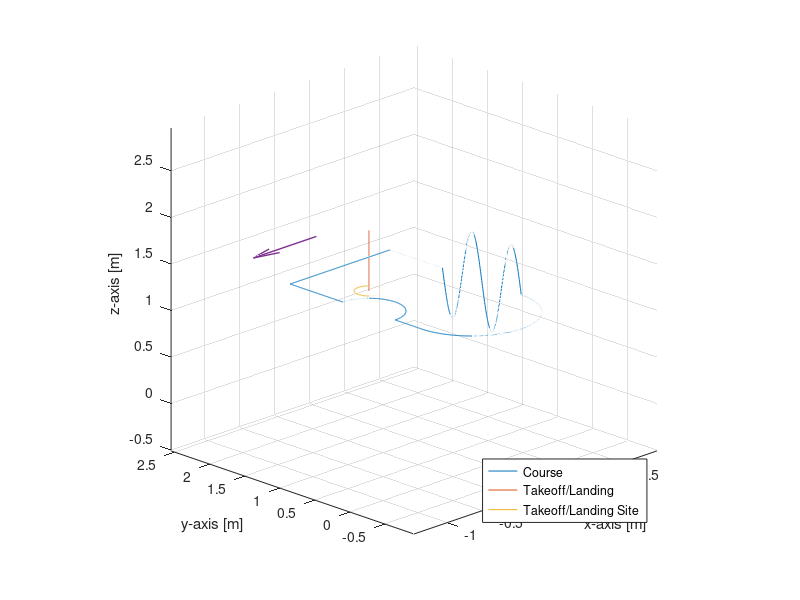
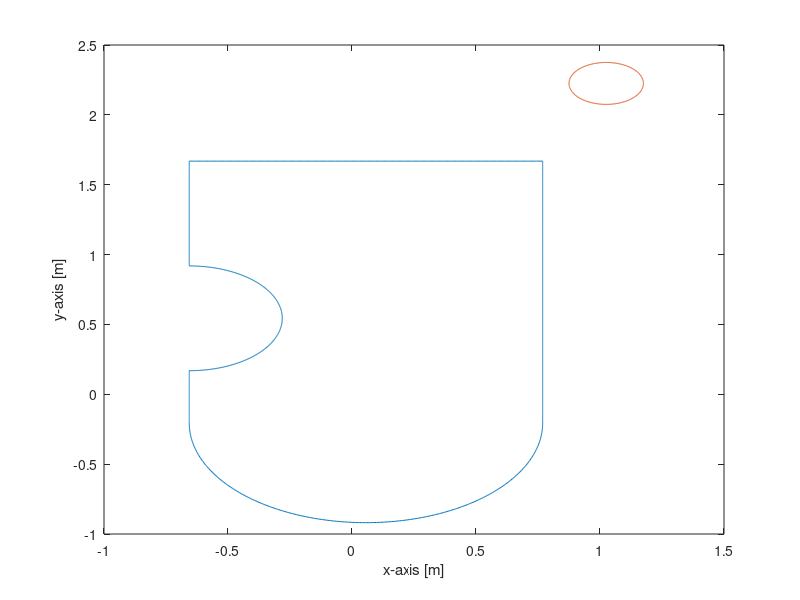

The MATLAB source for these figures, in order: (Note: this script raises an error after producing the figures.)
clear
set(findall(gcf,'-property','FontSize'),'FontSize',13)
set(findall(gcf,'-property','Font'),'Font','Roman')
exportFigures = false;

areaWidth = 2.05; %Width of the flight area
areaHeight = 3.45; %Height of the flight area
courseWidth = .15; %Buffer around route
courseStdHeight = 1.3; %standard height at which the drone will complete the course
ppRoute = 400; %Points per route segment
startHeight = .65; %Height at which the drone starts and stops its course route
courseScale = .75;

%Matrix definition
%x,y,z,yaw,hold time,checkpoint


%Defines the starting point
startPoint = [areaWidth/2 areaHeight/2+.5 courseStdHeight];

%Defines the first set point
firstSetPoint = [startPoint(1)-(areaWidth-courseWidth) startPoint(2) courseStdHeight];
%Generates a number of points from the start point to the first set point
courseToFirstSetPoint = [linspace(startPoint(1),firstSetPoint(1),ppRoute); linspace(startPoint(2),firstSetPoint(2),ppRoute);linspace(startPoint(3),firstSetPoint(3),ppRoute)]';
%Yaw description
yaw1 = 180*ones(ppRoute,1);
%Adds checkpoints
checkPoints = zeros(ppRoute,1);
checkPoints(1) = 1;
checkPoints(ppRoute) = 1;
%StationKeeping [s]
holdTime = zeros(ppRoute,1);
holdTime(1) = 10;
%Adds the first part of the course to the total course
totalCourse = [courseToFirstSetPoint yaw1 holdTime checkPoints];

%Defines the second setpoint and generates route from the first to the
%second set point
secondSetPoint = [firstSetPoint(1) firstSetPoint(2)-1 courseStdHeight];
courseToSecondSetPoint = [linspace(firstSetPoint(1),secondSetPoint(1),ppRoute); linspace(firstSetPoint(2),secondSetPoint(2),ppRoute);linspace(firstSetPoint(3),secondSetPoint(3),ppRoute)]';
yaw2 = (yaw1(1)+90)*ones(ppRoute,1);
checkPoints = zeros(ppRoute,1);
checkPoints(1) = 0;
checkPoints(ppRoute) = 1;
holdTime = zeros(ppRoute,1);
totalCourse = [totalCourse; courseToSecondSetPoint yaw2 holdTime checkPoints];

%Defines the first curve in the route, radius is .5 meters
obstacleRadius = .5;
thirdSetPoint = [secondSetPoint(1) secondSetPoint(2)-2*obstacleRadius courseStdHeight];
thirdSetPointPoints = linspace(0,pi,ppRoute);
courseToThirdSetPoint = [secondSetPoint(1)+sin(thirdSetPointPoints)*obstacleRadius; secondSetPoint(2)-obstacleRadius+cos(thirdSetPointPoints)*obstacleRadius; linspace(secondSetPoint(3),thirdSetPoint(3),length(thirdSetPointPoints))]';
yaw3 = yaw2;
totalCourse = [totalCourse; courseToThirdSetPoint yaw3 holdTime checkPoints];

%Generates straight line from the first curve to the second curve
fourthSetPoint = [thirdSetPoint(1) thirdSetPoint(2)-.5 courseStdHeight];
courseToFourthSetPoint = [linspace(thirdSetPoint(1),fourthSetPoint(1),ppRoute); linspace(thirdSetPoint(2),fourthSetPoint(2),ppRoute);linspace(thirdSetPoint(3),fourthSetPoint(3),ppRoute)]';
yaw4 = yaw2;
totalCourse = [totalCourse; courseToFourthSetPoint yaw4 holdTime checkPoints];

%Generates the big curve in the route
bigCurveRadius = abs((fourthSetPoint(1)-startPoint(1))/2);
fifthSetPoint = [fourthSetPoint(1)+2*bigCurveRadius fourthSetPoint(2) courseStdHeight];
fifthSetPointPoints = linspace(pi,2*pi,ppRoute);
courseToFifthSetPoint = [fifthSetPoint(1)-bigCurveRadius+cos(fifthSetPointPoints)*bigCurveRadius; fifthSetPoint(2)+sin(fifthSetPointPoints)*bigCurveRadius; linspace(fourthSetPoint(3),fifthSetPoint(3),length(fifthSetPointPoints))]';
yaw5 = mod(fifthSetPointPoints*180/pi-yaw4(ppRoute),360)';
totalCourse = [totalCourse; courseToFifthSetPoint yaw5 holdTime checkPoints];

%Generates straight movement along the y-axis with oscillation in the
%z-axis
sixthSetPoint = [fifthSetPoint(1) fifthSetPoint(2)+1.5 fifthSetPoint(3)];
pointsForMovements = linspace(0,4*pi,ppRoute);
zMovement = sin(pointsForMovements)*.5+fifthSetPoint(3);
courseToSixthSetPoint = [linspace(fifthSetPoint(1),sixthSetPoint(1),ppRoute);linspace(fifthSetPoint(2),sixthSetPoint(2),ppRoute); zMovement]';
yaw6 = 90*ones(ppRoute,1);
totalCourse = [totalCourse; courseToSixthSetPoint yaw6 holdTime checkPoints];

%Generates route from the end of the oscillations back to the start point
endSetPoint = startPoint;
courseToEndSetPoint = [linspace(sixthSetPoint(1),endSetPoint(1),ppRoute); linspace(sixthSetPoint(2),endSetPoint(2),ppRoute);linspace(sixthSetPoint(3),endSetPoint(3),ppRoute)]';
yaw7 = yaw6;
totalCourse = [totalCourse; courseToEndSetPoint yaw7 holdTime checkPoints];


totalCourse = [totalCourse(:,1)*courseScale totalCourse(:,2)*courseScale totalCourse(:,3) totalCourse(:,4) totalCourse(:,5) totalCourse(:,6)];

%Draws points from start to end 
launchLanding = linspace(startHeight,startPoint(3),ppRoute);
courseToStartPoint = [linspace(startPoint(1),startPoint(1),ppRoute);linspace(startPoint(2),startPoint(2),ppRoute);launchLanding]';


%Draws takeoff/landing zone
aPoints = linspace(0,2*pi,ppRoute);
circumference = [cos(aPoints)*courseWidth+startPoint(1); sin(aPoints)*courseWidth+startPoint(2); ones(1,length(aPoints))*startHeight]';



%Plots the 3d-plot
figure(1)
plot3(totalCourse(:,1),totalCourse(:,2),totalCourse(:,3))
hold on
plot3(courseToStartPoint(:,1),courseToStartPoint(:,2),courseToStartPoint(:,3));
plot3(circumference(:,1),circumference(:,2),circumference(:,3));

xlabel('x-axis [m]');
ylabel('y-axis [m]');
zlabel('z-axis [m]');
xlimit =[-2.1 0.2];
ylimit =[-3.5 0.05];


%Draws arrow
p1 = [startPoint(1)-.5 startPoint(2)+.25 startPoint(3)];
p2 = [-1 0 0];
quiver3(p1(1),p1(2),p1(3),p2(1),p2(2),p2(3),'LineWidth',1);
legend('Course','Takeoff/Landing','Takeoff/Landing Site','Location','southeast');
%legend('boxoff')
hold off

axis equal
grid on
view(-45,20)

x0=0;
y0=0;
plotwidth=600;
height=300;
set(gcf,'position',[x0,y0,plotwidth,height])

if exportFigures == true
    exportgraphics(gcf,'courseToFollow.pdf','ContentType','vector')
end


%Plots the 2d-plot
figure(2)
plot(totalCourse(:,1),totalCourse(:,2))
hold on
plot(circumference(:,1),circumference(:,2))
xlabel('x-axis [m]');
ylabel('y-axis [m]');
zlabel('z-axis [m]');
legend('Course','Takeoff/Landing Site','Location','south east');
axis equal
grid on
x0=0;
y0=0;
plotwidth=600;
height=300;
set(gcf,'position',[x0,y0,plotwidth,height])
hold off

if exportFigures == true
   exportgraphics(gcf,'courseToFollowAbove.pdf','ContentType','vector')
end


%Writes route description to a csv-file
writematrix(totalCourse,'courseDescriptionHD.csv');
